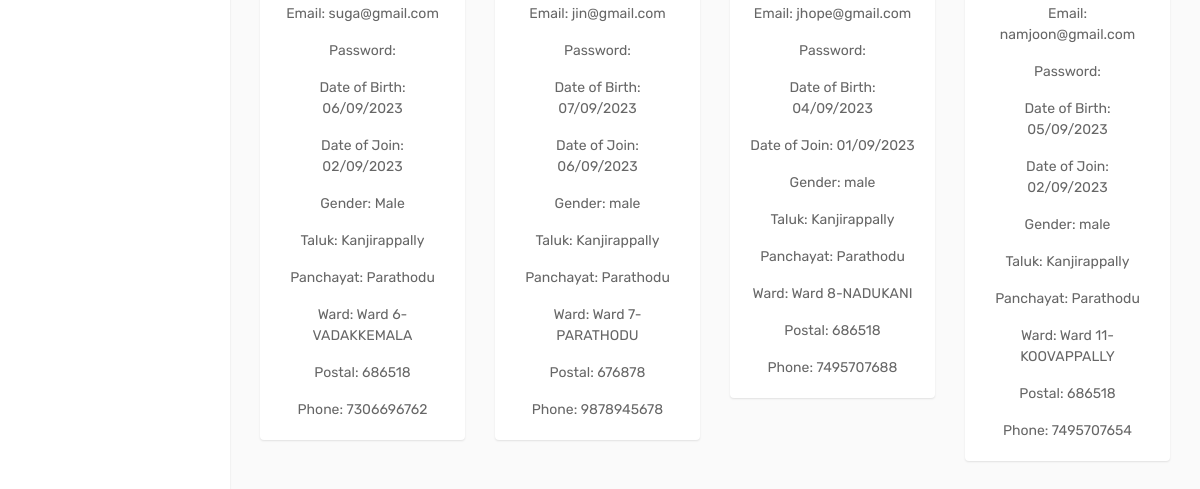
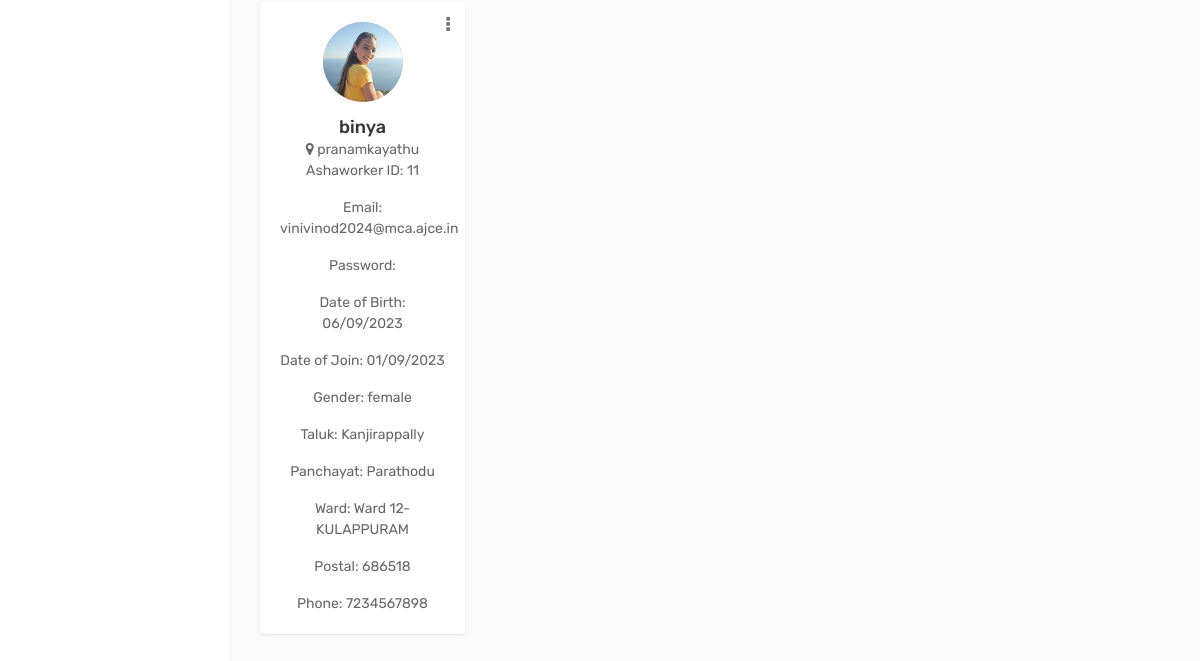
Before: /ad_ashaworker (signed in, lower part) with the older database file (2 pictures, top to bottom).
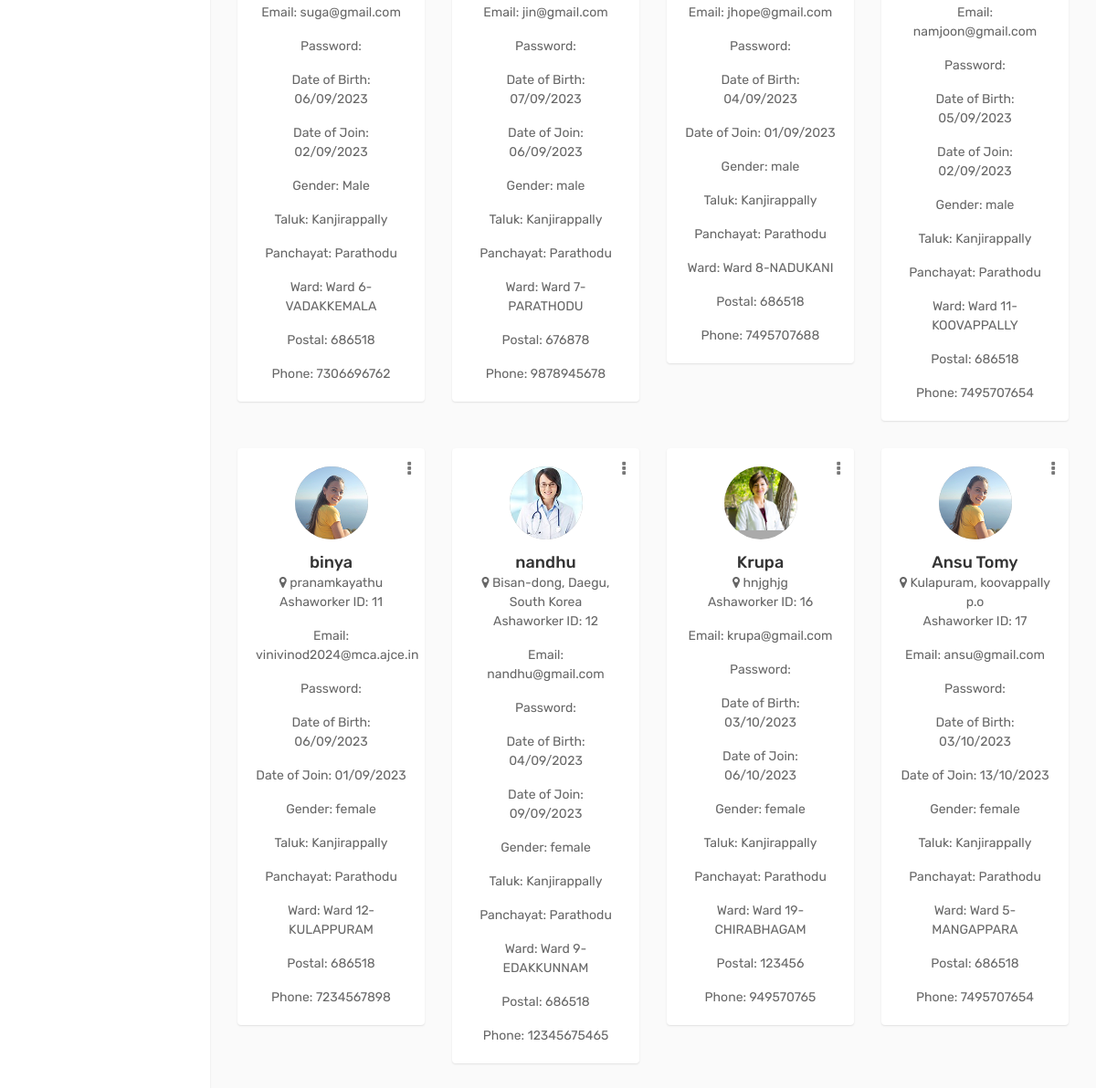
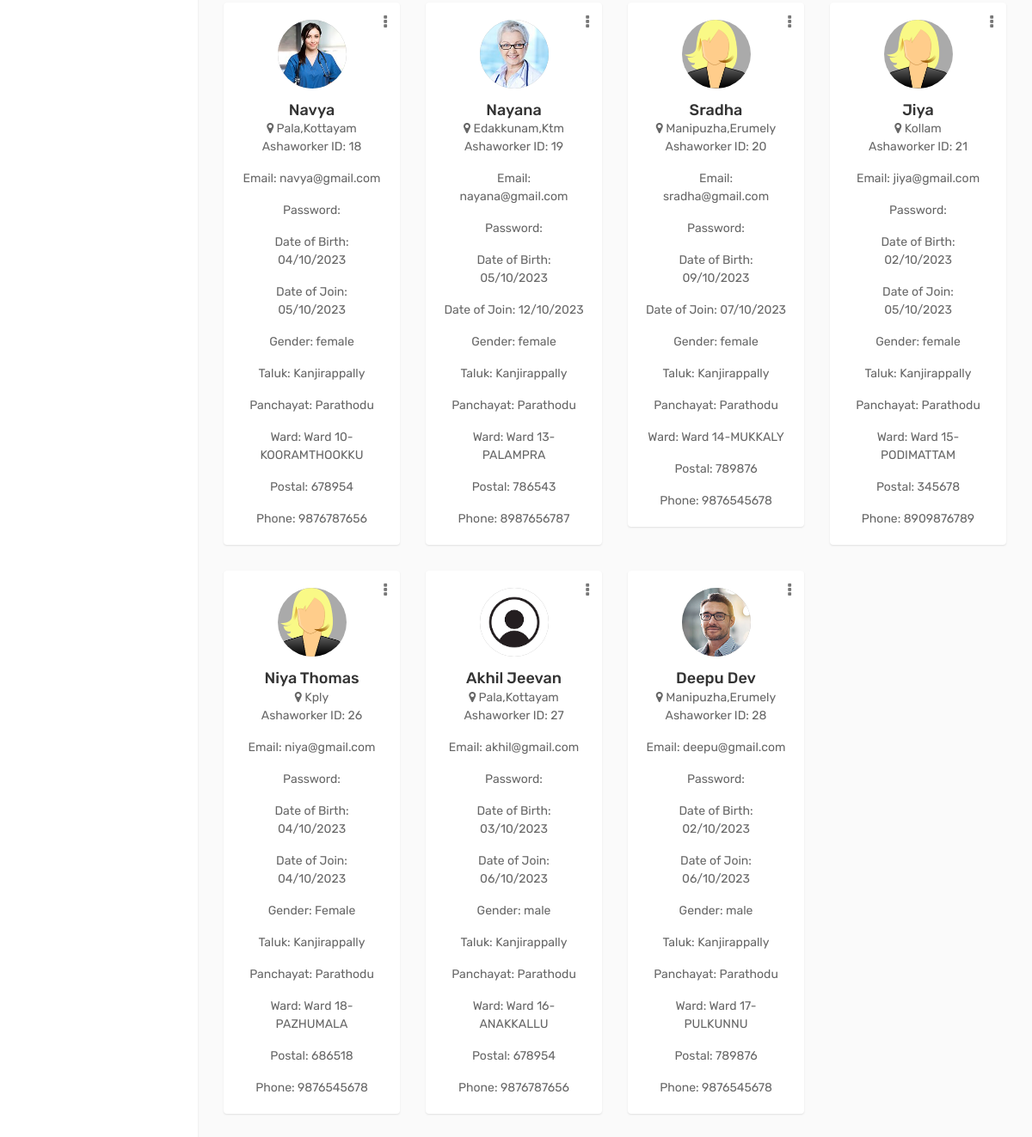
After: the same page with the newer database file (2 pictures, top to bottom).
### GHapp/models.py (models this page shows, shortened)
class Ashaworker(models.Model):
    user = models.ForeignKey(CustomUser, on_delete=models.CASCADE, blank=True, null=True)
    Name = models.CharField(max_length=100)
    email = models.EmailField(blank=True, null=True)
    admin_set_password = models.CharField(max_length=128, blank=True, null=True)
    date_of_birth = models.CharField(max_length=100)
    date_of_join = models.CharField(max_length=100)
    gender = models.CharField(max_length=10, choices=[('Male', 'Male'), ('Female', 'Female'), ('Other', 'Other')])
    address = models.TextField()
    taluk = models.CharField(max_length=100)
    Panchayat = models.CharField(max_length=100)
    ward = models.CharField(max_length=100,blank=True, null=True)
    postal = models.IntegerField()
    phone = models.IntegerField()
    profile_photo = models.ImageField(upload_to='profile_photos/', blank=True, null=True)
    id_proof = models.FileField(upload_to='id_proofs/', blank=True, null=True)
    edu_level=models.CharField(max_length=100,choices=[('High School', 'High School'), ('Bachelors Degree', 'Bachelors Degree'), ('Masters Degree', 'Masters Degree')],blank=True, null=True)
    edu_inst=models.CharField(max_length=100,blank=True, null=True)
    year_pass_edu=models.IntegerField(blank=True, null=True)
    edu_certificate=models.FileField(upload_to='edu_cert/', blank=True, null=True)
    add_training=models.CharField(max_length=100,blank=True, null=True)
    add_training_inst=models.CharField(max_length=100,blank=True, null=True)
    year_pass_add=models.IntegerField(blank=True, null=True)
    add_certificate=models.FileField(upload_to='add_cert/', blank=True, null=True)
    is_active = models.BooleanField(default=True)
    class Meta:
            unique_together = (("id", "ward"),)

### GHapp/views.py (the view)
# urls.py: path('ad_ashaworker', views.ad_ashaworker, name="ad_ashaworker"),
@login_required(login_url='login_page')
def ad_ashaworker(request):
    ashaworkers = Ashaworker.objects.all()
    return render(request, 'admin_temp/ad_ashaworker.html', {'ashaworkers': ashaworkers})

### templates/admin_temp/ad_ashaworker.html (shortened to what this page needs)
{% load static %}
<!DOCTYPE html>
<html lang="en">
<head>
    <link rel="stylesheet" type="text/css" href="{% static 'assets/css/bootstrap.min.css' %}">
    <link rel="stylesheet" type="text/css" href="{% static 'assets/css/font-awesome.min.css' %}">
    <link rel="stylesheet" type="text/css" href="{% static 'assets/css/style.css' %}">
</head>
<body>
        <div class="sidebar" id="sidebar">
        </div>
        <div class="page-wrapper">
            <div class="content">
                <br><br>
                <div class="row doctor-grid">
                    {% if ashaworkers %}
                        {% for ashaworker in ashaworkers %}
                            {% if ashaworker.is_active %}
                            <div class="col-md-4 col-sm-4 col-lg-3">
                                <div class="profile-widget">
                                     <div class="doctor-img">
                                        <a class="avatar" href="profile.html">
                                            <img alt="" src="{{ ashaworker.profile_photo.url }}">
                                        </a>
                                    </div>
                                    <div class="dropdown profile-action">
                                        <a href="#" class="action-icon dropdown-toggle" data-toggle="dropdown" aria-expanded="false"><i class="fa fa-ellipsis-v"></i></a>
                                    </div>
                                    <h4 class="doctor-name text-ellipsis"><a href="profile.html">{{ ashaworker.Name }}</a></h4>
                                    <div class="user-country">
                                        <i class="fa fa-map-marker"></i> {{ ashaworker.address }}
                                    </div>
                                    <div>
                                        <p>Ashaworker ID: {{ ashaworker.id }}</p>
                                        <p class="card-text">Email: {{ ashaworker.email }}</p>
                                       <p class="card-text">Password: {{ ashaworker.password }}</p>
                                        <p class="card-text">Date of Birth: {{ ashaworker.date_of_birth }}</p>
                                        <p class="card-text">Date of Join: {{ ashaworker.date_of_join }}</p>
                                        <p class="card-text">Gender: {{ ashaworker.get_gender_display }}</p>
                                        <p class="card-text">Taluk: {{ ashaworker.taluk }}</p>
                                        <p class="card-text">Panchayat: {{ ashaworker.Panchayat }}</p>
                                     <p class="card-text">Ward: {{ ashaworker.ward }}</p>
                                        <p class="card-text">Postal: {{ ashaworker.postal }}</p>
                                        <p class="card-text">Phone: {{ ashaworker.phone }}</p>
                                    </div>
                                </div>
                            </div>
                            {% endif %}
                        {% endfor %}
                    {% else %}
                        <div class="col-md-12">
                            <p>No records found for "{{ search_query }}".</p>
                        </div>
                    {% endif %}
                </div>
            </div>
    </div>
</body>
</html>

Changed rows visible on the page:
added Ashaworker: profile_photo (picture), Name "nandhu", address "Bisan-dong, Daegu, South Korea", id "12", email "nandhu@gmail.com", date_of_birth "04/09/2023", date_of_join "09/09/2023", gender "female", taluk "Kanjirappally", Panchayat "Parathodu", ward "Ward 9-EDAKKUNNAM", postal "686518", phone "12345675465"
added Ashaworker: profile_photo (picture), Name "Krupa", address "hnjghjg", id "16", email "krupa@gmail.com", date_of_birth "03/10/2023", date_of_join "06/10/2023", gender "female", taluk "Kanjirappally", Panchayat "Parathodu", ward "Ward 19-CHIRABHAGAM", postal "123456", phone "949570765"
added Ashaworker: profile_photo (picture), Name "Ansu Tomy", address "Kulapuram, koovappally p.o", id "17", email "ansu@gmail.com", date_of_birth "03/10/2023", date_of_join "13/10/2023", gender "female", taluk "Kanjirappally", Panchayat "Parathodu", ward "Ward 5-MANGAPPARA", postal "686518", phone "7495707654"
added Ashaworker: profile_photo (picture), Name "Navya", address "Pala,Kottayam", id "18", email "navya@gmail.com", date_of_birth "04/10/2023", date_of_join "05/10/2023", gender "female", taluk "Kanjirappally", Panchayat "Parathodu", ward "Ward 10-KOORAMTHOOKKU", postal "678954", phone "9876787656"
added Ashaworker: profile_photo (picture), Name "Nayana", address "Edakkunam,Ktm", id "19", email "nayana@gmail.com", date_of_birth "05/10/2023", date_of_join "12/10/2023", gender "female", taluk "Kanjirappally", Panchayat "Parathodu", ward "Ward 13-PALAMPRA", postal "786543", phone "8987656787"
added Ashaworker: profile_photo (picture), Name "Sradha", address "Manipuzha,Erumely", id "20", email "sradha@gmail.com", date_of_birth "09/10/2023", date_of_join "07/10/2023", gender "female", taluk "Kanjirappally", Panchayat "Parathodu", ward "Ward 14-MUKKALY", postal "789876", phone "9876545678"
added Ashaworker: profile_photo (picture), Name "Jiya", address "Kollam", id "21", email "jiya@gmail.com", date_of_birth "02/10/2023", date_of_join "05/10/2023", gender "female", taluk "Kanjirappally", Panchayat "Parathodu", ward "Ward 15-PODIMATTAM", postal "345678", phone "8909876789"
added Ashaworker: profile_photo (picture), Name "Niya Thomas", address "Kply", id "26", email "niya@gmail.com", date_of_birth "04/10/2023", date_of_join "04/10/2023", gender "Female", taluk "Kanjirappally", Panchayat "Parathodu", ward "Ward 18-PAZHUMALA", postal "686518", phone "9876545678"
added Ashaworker: profile_photo (picture), Name "Akhil Jeevan", address "Pala,Kottayam", id "27", email "akhil@gmail.com", date_of_birth "03/10/2023", date_of_join "06/10/2023", gender "male", taluk "Kanjirappally", Panchayat "Parathodu", ward "Ward 16-ANAKKALLU", postal "678954", phone "9876787656"
added Ashaworker: profile_photo (picture), Name "Deepu Dev", address "Manipuzha,Erumely", id "28", email "deepu@gmail.com", date_of_birth "02/10/2023", date_of_join "06/10/2023", gender "male", taluk "Kanjirappally", Panchayat "Parathodu", ward "Ward 17-PULKUNNU", postal "789876", phone "9876545678"
